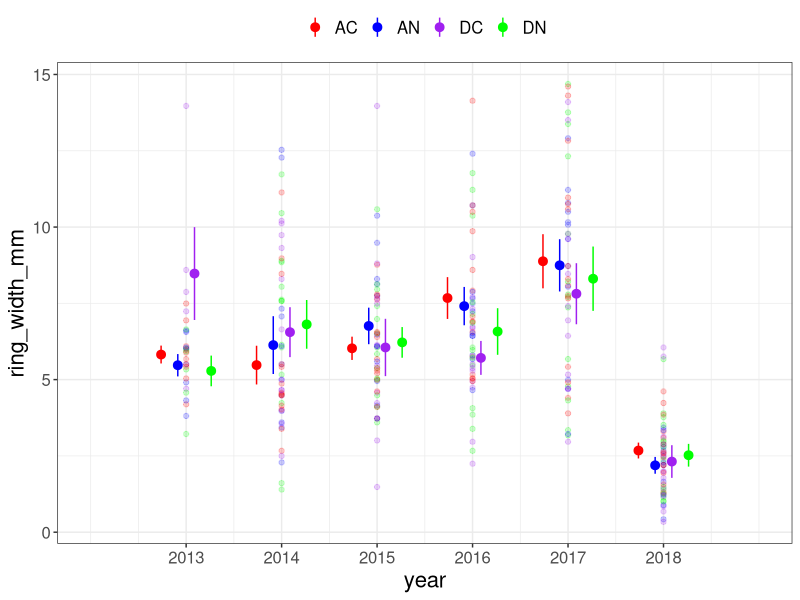
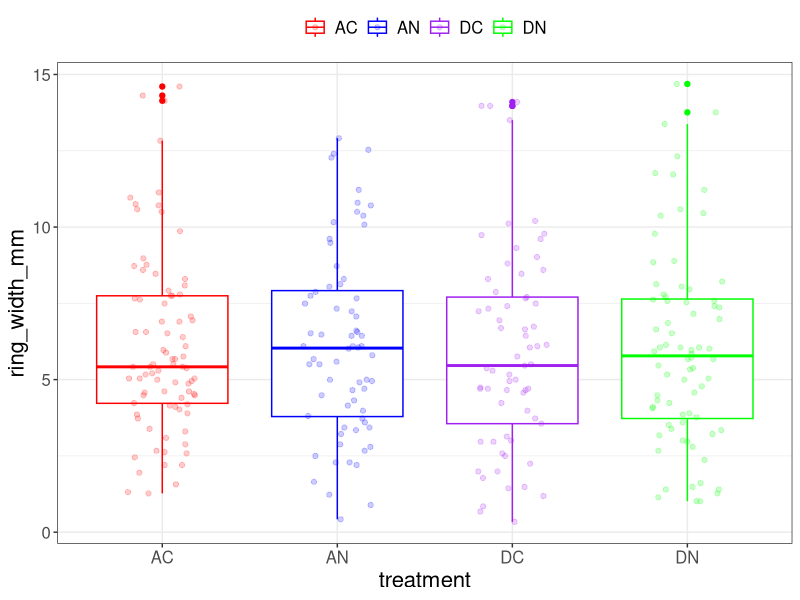

Write R code to recreate these figures, in order. (Note: this script raises an error after producing the figures.)
## doing tree ring width analysis

library(plyr); library(dplyr);
library(readr)
library(stringi)
library(ggplot2)
library(stringr)
library(readxl)

theme_set(theme_bw())

def_theme <- theme(legend.title = element_blank(),
                   legend.text = element_text(size = 12),
                   legend.position = "top",
                   axis.text = element_text(size = 12),
                   axis.title = element_text(size = 16),
                   plot.title = element_text(size = 28))

treatment_color <- scale_color_manual(values = c("red","blue","purple","green"))

year_color <- scale_color_manual(values = c("red","blue","purple","green"))

scaleFUN <- function(x) sprintf("%.0f", x)

#### NEW measuRING data ####

cross1_data <- read_csv("tree_rings/data/cross1_data_post66.csv")
#View(cross1_data)
summary(cross1_data)

#filter(cross1_data, is.na(ring_width_mm))

cross1_data$cs_id[cross1_data$cs_id=="2-G1_AN_crossSection1"] <- "7-G_AC_crossSection1"
cross1_data$cs_id[cross1_data$cs_id=="2-G2_AN_crossSection1"] <- "2-G_AN_crossSection1"
cross1_data$cs_id[cross1_data$cs_id=="2-B_AN_crossSection1"] <- "7-B_AC_crossSection1"
cross1_data$cs_id[cross1_data$cs_id=="2-M_AN_crossSection1"] <- "7-M_AC_crossSection1"

cross1_data <- cross1_data %>% 
  filter(cs_id !="30-B_DC_crossSection1")

cross1_data <- cross1_data %>% 
  mutate(treatment = case_when(grepl("AC", cs_id) ~ "AC",
                               grepl("AN", cs_id) ~ "AN",
                               grepl("DC", cs_id) ~ "DC",
                               grepl("DN", cs_id) ~ "DN"),
         Plot = substr(cross1_data$cs_id, 1, 2) %>% 
           str_replace(., "-", ""),
         Ind. = substr(cross1_data$cs_id, 3, 4) %>% 
           str_replace(., "[_-]" , ""))
         
# cross1_data_good <- cross1_data %>% 
#   filter(between(year, 2015, 2017))
# 
# cross1_most_accurate <- ggplot(cross1_data_good, aes(year, ring_width_mm, color = treatment)) +
#   geom_point(alpha = 0.2) + 
#   #scale_x_continuous(labels = scaleFUN) +
#   scale_x_continuous(limits = c(2014, 2018), breaks = c(2014, 2015, 2016, 2017, 2018)) +
#   stat_summary(fun.data = "mean_se", geom = "pointrange", 
#                position = position_dodge(width = 0.7)) +
#   treatment_color +
#   def_theme +
#   NULL
# 
# ggsave(plot = cross1_most_accurate, height = 5, width = 10, "tree_rings/figures/width_crossSection1_best_data.png")

cross1_all_time <- ggplot(cross1_data, aes(year, ring_width_mm, color = treatment)) +
  geom_point(alpha = 0.2) + 
  #scale_x_continuous(labels = scaleFUN) +
  scale_x_continuous(limits = c(2012, 2019), breaks = c(2013, 2014, 2015, 2016, 2017, 2018)) +
  stat_summary(fun.data = "mean_se", geom = "pointrange", 
               position = position_dodge(width = 0.7)) +
  treatment_color +
  def_theme +
  NULL

ggsave(plot = cross1_all_time, height = 5, width = 10, "tree_rings/figures/width_crossSection1_all_time.png")

cross1_all_time_boxplot <- ggplot(cross1_data, aes(treatment, ring_width_mm, color = treatment)) +
  geom_boxplot(outlier.alpha = 1) +
  geom_point(alpha = 0.2, position= position_jitterdodge()) +
  #stripchart(ring_width_mm~year, data = cross1_data, vertical = T, method = "jitter") +
  #scale_x_continuous(labels = scaleFUN) +
  #scale_x_continuous(limits = c(2012, 2019), breaks = c(2013, 2014, 2015, 2016, 2017, 2018)) +
  #stat_summary(fun.data = "mean_se", geom = "pointrange", 
               #position = position_dodge(width = 0.7)) +
  treatment_color +
  #facet_grid(.~year) +
  def_theme +
  NULL

ggsave(plot = cross1_all_time_boxplot, height = 5, width = 10, "tree_rings/figures/width_crossSection1_boxplot.png")


filter(cross1_data, is.na(ring_width_mm) & year == 2015)
filter(cross1_data, ring_width_mm > 13)
filter(cross1_data, cs_id=="30-B_DC_crossSection1")

cross1_data %>% 
  group_by(treatment) %>% 
  summarise(count = length(treatment)/6)

bivens_trees <- read_csv("tree_rings/data/bivenstree.csv")

bivens_treatments <- read_csv("tree_rings/data/Bivens.treatments.csv")

left_join(bivens_trees, bivens_treatments, by = c("Plot"="Plot"))

# bivens_trees <- bivens_trees %>% 
#   filter(dbh_cm, !is.na(dbh_cm)) %>% 
#   filter(diam1_mm, !is.na(diam1_mm)) %>% 
#   filter(treatment, !is.na(treatment))

summary(bivens_trees)

tree_dbh_trt <- ggplot(bivens_trees, aes(treatment, dbh_cm, color = treatment)) +
  geom_point(alpha = 0.1) + 
  #scale_x_continuous(labels = scaleFUN) +
  #scale_x_continuous(limits = c(2012, 2019), breaks = c(2013, 2014, 2015, 2016, 2017, 2018)) +
  stat_summary(fun.data = "mean_se", geom = "pointrange", 
               position = position_dodge(width = 0.7)) +
  treatment_color +
  def_theme +
  NULL
n_ch
tree_diam_trt <- ggplot(bivens_trees, aes(treatment, diam2_mm, color = treatment)) +
  geom_point(alpha = 0.25, position = "jitter") + 
  #scale_x_continuous(labels = scaleFUN) +
  #scale_x_continuous(limits = c(2012, 2019), breaks = c(2013, 2014, 2015, 2016, 2017, 2018)) +
  scale_x_discrete(breaks = c("AC", "AN", "DC", "DN")) +
  stat_summary(fun.data = "mean_se", geom = "pointrange", 
               position = position_dodge(width = 0.7)) +
  treatment_color +
  def_theme +
  NULL

ggsave(plot = tree_diam_trt, height = 5, width = 10, "tree_rings/figures/tree_diam_trt.png")

###### keep tree_diam_time #####
bivens_soil <- read_excel("tree_rings/data/BivensSoilMoisture2013_2017.xlsx")

bivens_soil$Date <- as.Date(bivens_soil$Date, format = "%Y%m%d")

bivens_soil <- bivens_soil[-c(6:16384)]

bivens_soil <- bivens_soil %>%
  mutate(Plot = as.character(Plot)) %>% 
  mutate(year = lubridate::year(Date)) %>% 
  mutate(month = lubridate::month(Date))

bivens_soil <- bivens_soil %>% 
  mutate(Treatment = case_when(Treatment=="A" ~ "AN",
                               Treatment=="D" ~ "DN",
                               TRUE ~ Treatment))

soil_summary_treatment <- bivens_soil %>% 
  group_by(Treatment) %>% 
  summarise(average_vwc = mean(percent_VWC,
                               na.rm = T))

cross1_summary <- cross1_data %>% 
  group_by(Plot, year, treatment) %>% 
  summarise(average_RW_mm = mean(ring_width_mm, na.rm = T))

soil_rw_treatment <- left_join(cross1_summary, soil_summary_treatment, by = c("year", "treatment"="Treatment"))

soil_summary_plot <- bivens_soil %>%
  filter(between(month,3,9)) %>% 
  group_by(Plot, Treatment, year) %>% 
  summarise(average_vwc = mean(percent_VWC,
                               na.rm = T)) 
  
soil_rw_plot <- left_join(cross1_summary, soil_summary_plot, by = c("Plot", "year", "treatment"="Treatment"))

soil_summary_plot <- soil_summary_plot %>% 
  filter(between(year,2014,2017)) 

soil_all_time <- ggplot(soil_summary_plot, aes(Treatment, average_vwc, color = Treatment)) +
  geom_point(alpha = 0.3, size = 1.85) + 
  #scale_x_continuous(labels = scaleFUN) +
  #scale_x_continuous(limits = c(2013, 2018), breaks = c(2014, 2015, 2016, 2017)) +
  stat_summary(fun.data = "mean_se", geom = "pointrange", 
               position = position_dodge(width = 0.7)) +
  treatment_color +
  #facet_grid(.~Treatment) +
  def_theme +
  NULL

soil_all_time_boxplot <- ggplot(soil_summary_plot, aes(Treatment, average_vwc, color = Treatment)) +
  geom_boxplot(outlier.alpha = 1) +
  geom_point(position= position_jitterdodge(), alpha = 0.2) +
  #scale_x_continuous(labels = scaleFUN) +
  #scale_x_continuous(limits = c(2012, 2019), breaks = c(2013, 2014, 2015, 2016, 2017, 2018)) +
  #stat_summary(fun.data = "mean_se", geom = "pointrange", 
  #position = position_dodge(width = 0.7)) +
  treatment_color +
  facet_grid(.~year) +
  def_theme +
  NULL

ggsave(plot = soil_all_time_boxplot, height = 5, width = 10, "tree_rings/figures/soil_all_time_boxplot.png")

###### make box plot, keep. also do boxplot for ring widths ####

soil_rw_plot_2015 <- soil_rw_plot %>% 
  filter(year==2015)

soil_rw_plot_2015_figure <- ggplot(soil_rw_plot_2015, aes(average_vwc, average_RW_mm, color = treatment)) +
  geom_point(alpha = 1, size = 1.5) + 
  #stat_summary(fun.data = "mean_se", geom = "pointrange", 
               #position = position_dodge(width = 0.7)) +
  treatment_color +
  #def_theme +
  NULL

rw_soil_trees <- left_join(cross1_data, soil_summary_plot, by = c("year", "treatment"="Treatment", "Plot"))

rw_soil_trees_AN <- rw_soil_trees %>% 
  filter(between(year,2014,2017)) %>% 
  filter(treatment=="AN")

rw_soil_trees_DN <- rw_soil_trees %>% 
  filter(between(year,2014,2017)) %>% 
  filter(treatment=="DN")

rw_soil_trees_AC <- rw_soil_trees %>% 
  filter(between(year,2014,2017)) %>% 
  filter(treatment=="AC")

rw_soil_trees_DC <- rw_soil_trees %>% 
  filter(between(year,2014,2017)) %>% 
  filter(treatment=="DC")

rw_diam_soil_density
##### keep maybe use treatment or treatment/year facet #####

rw_soil_trees_AN_figure <- ggplot(rw_soil_trees_AN, aes(average_vwc, ring_width_mm, color = as.factor(year))) +
  geom_point(alpha = 1, size = 1.5) + 
  geom_smooth(data = filter(rw_soil_trees_AN, year==2017), aes(linetype = treatment), se = F, method = "lm") + 
  geom_smooth(data = filter(rw_soil_trees_AN, year==2016), aes(linetype = treatment), se = F, method = "lm") +
  geom_smooth(data = filter(rw_soil_trees_AN, year==2015), aes(linetype = treatment), se = F, method = "lm") +
  geom_smooth(data = filter(rw_soil_trees_AN, year==2014), aes(linetype = treatment), se = F, method = "lm") +
  scale_x_continuous(0, 35) +
  scale_y_continuous(0, 15) +
  year_color +
  def_theme +
  NULL


rw_soil_trees_AN_figure <- ggplot(rw_soil_trees_AN, aes(average_vwc, ring_width_mm, color = as.factor(year))) +
  geom_point(alpha = 1, size = 1.5) + 
  geom_smooth(data = filter(rw_soil_trees_AN, year==2017), aes(linetype = treatment), se = F, method = "lm") + 
  geom_smooth(data = filter(rw_soil_trees_AN, year==2016), aes(linetype = treatment), se = F, method = "lm") +
  geom_smooth(data = filter(rw_soil_trees_AN, year==2015), aes(linetype = treatment), se = F, method = "lm") +
  geom_smooth(data = filter(rw_soil_trees_AN, year==2014), aes(linetype = treatment), se = F, method = "lm") +
  year_color +
  scale_x_continuous(limits = c(0, 35)) +
  scale_y_continuous(limits = c(0, 15)) +
  def_theme +
  NULL

rw_soil_trees_DN_figure <- ggplot(rw_soil_trees_DN, aes(average_vwc, ring_width_mm, color = as.factor(year))) +
  geom_point(alpha = 1, size = 1.5) + 
  geom_smooth(data = filter(rw_soil_trees_DN, year==2017), aes(linetype = treatment), se = F, method = "lm") + 
  geom_smooth(data = filter(rw_soil_trees_DN, year==2016), aes(linetype = treatment), se = F, method = "lm") +
  geom_smooth(data = filter(rw_soil_trees_DN, year==2015), aes(linetype = treatment), se = F, method = "lm") +
  geom_smooth(data = filter(rw_soil_trees_DN, year==2014), aes(linetype = treatment), se = F, method = "lm") +
  year_color +
  scale_x_continuous(limits = c(0, 35)) +
  scale_y_continuous(limits = c(0, 15)) +
  def_theme +
  NULL

rw_soil_trees_AC_figure <- ggplot(rw_soil_trees_AC, aes(average_vwc, ring_width_mm, color = as.factor(year))) +
  geom_point(alpha = 1, size = 1.5) + 
  geom_smooth(data = filter(rw_soil_trees_AC, year==2017), aes(linetype = treatment), se = F, method = "lm") + 
  geom_smooth(data = filter(rw_soil_trees_AC, year==2016), aes(linetype = treatment), se = F, method = "lm") +
  geom_smooth(data = filter(rw_soil_trees_AC, year==2015), aes(linetype = treatment), se = F, method = "lm") +
  geom_smooth(data = filter(rw_soil_trees_AC, year==2014), aes(linetype = treatment), se = F, method = "lm") +
  year_color +
  scale_x_continuous(limits = c(0, 35)) +
  scale_y_continuous(limits = c(0, 15)) +
  def_theme +
  NULL

rw_soil_trees_DC_figure <- ggplot(rw_soil_trees_DC, aes(average_vwc, ring_width_mm, color = as.factor(year))) +
  geom_point(alpha = 1, size = 1.5) + 
  geom_smooth(data = filter(rw_soil_trees_DC, year==2017), aes(linetype = treatment), se = F, method = "lm") + 
  geom_smooth(data = filter(rw_soil_trees_DC, year==2016), aes(linetype = treatment), se = F, method = "lm") +
  geom_smooth(data = filter(rw_soil_trees_DC, year==2015), aes(linetype = treatment), se = F, method = "lm") +
  geom_smooth(data = filter(rw_soil_trees_DC, year==2014), aes(linetype = treatment), se = F, method = "lm") +
  year_color +
  scale_x_continuous(limits = c(0, 35)) +
  scale_y_continuous(limits = c(0, 15)) +
  def_theme +
  NULL

##### making 4 panel figure of treatment by year #####

rw_soil_treatment_panels <- cowplot::plot_grid(rw_soil_trees_AN_figure, rw_soil_trees_DN_figure, rw_soil_trees_AC_figure, rw_soil_trees_DC_figure, ncol = 2)

###### calculating yearly diameters from ring widths #####

cross1_data
bivens_trees_specs <- bivens_trees %>%
  mutate(Plot = as.character(Plot)) %>% 
  select(c(1,2,3,4,8,9,10,11,12))

calculating_diameter <- left_join(cross1_data, bivens_trees_specs)
# calculating_diameter %>% 
#   select(year, Plot, Ind., ring_width_mm, diam2_mm) %>% 
#   tidyr::spread(year, ring_width_mm) %>% 
#   tidyr::gather(year, ring_width_mm, c(-Plot, -Ind.))

calculating_diameter <- calculating_diameter %>% 
  select(year, Plot, Ind., treatment, ring_width_mm, diam2_mm) %>% 
  tidyr::spread(year, ring_width_mm) %>% 
  mutate(diam_mm_2018 = diam2_mm,
         diam_mm_2017 = diam_mm_2018-2*`2018`,
         diam_mm_2016 = diam_mm_2017-2*`2017`,
         diam_mm_2015 = diam_mm_2016-2*`2016`,
         diam_mm_2014 = diam_mm_2015-2*`2015`) %>% 
  mutate(`2018` = diam_mm_2018,
         `2017` = diam_mm_2017,
         `2016` = diam_mm_2016,
         `2015` = diam_mm_2015,
         `2014` = diam_mm_2014) %>% 
  select(Plot:`2018`, -diam2_mm) %>%
  tidyr::gather(year, diameter, c(-Plot, -Ind., -treatment))

calculating_diameter <- calculating_diameter %>% 
  mutate(year = as.integer(year))

rw_diameter_data <- left_join(cross1_data, calculating_diameter)

rw_diameter_data <- rw_diameter_data %>% 
  filter(year!=2013) %>%
  filter(year!=2018) %>%
  mutate(rw_diam_ratio = ring_width_mm/diameter,
         Plot = as.integer(Plot))

annual_diameter_figure <- ggplot(rw_diameter_data, aes(year, diameter, color = treatment)) +
  geom_point() +
  treatment_color +
  stat_summary(fun.data = "mean_se", geom = "pointrange", position = position_dodge(width = 0.7)) +
  def_theme +
  NULL

##### same story different trailer park #####

annual_something_figure <- ggplot(rw_diameter_data, aes(diameter, ring_width_mm, color = treatment)) +
  geom_point() +
  geom_smooth(method = "lm", se = F) +
  treatment_color +
  def_theme +
  NULL

#modeling #### 

rw_mod_data <- filter(rw_diam_soil_density, !is.na(ring_width_mm))
rw_diam_mod <- lm(ring_width_mm~diameter, data = rw_mod_data)
summary(rw_diam_mod)
diam_resids <- resid(rw_diam_mod)

#plot(rw_diam_mod)

rw_diam_mod$diam_resids <- diam_resids

rw_mod_data <- left_join(
  rw_mod_data,
  rw_diam_soil_density %>% 
    filter(year==2014) %>% select(Plot, year, Ind., diameter) %>% 
    rename(diam2014 = diameter)
)


m2 <- lm(ring_width_mm~treatment + average_vwc+tree_density + diam2014, data = rw_mod_data)
summary(m2)

mm1 <- lme4::lmer(ring_width_mm ~ average_vwc+ tree_density + diam2014 + (1|Plot), data = rw_mod_data)
summary(mm1)  

rw_diam_soil_density_model_one <- lm(ring_width_mm~average_vwc+tree_density+as.factor(year)+diameter, data = rw_diam_soil_density)
summary(rw_diam_soil_density_model_one)

anova(rw_diam_soil_density_model_one)

#end modeling ####

#View(calculating_diameter) ####

rw_diameter_yearly_2017 <- ggplot(calculating_diameter, aes(diam_mm_2017, rw_mm_2017, color = treatment)) +
  geom_point(size = 1.3) +
  geom_smooth(se = F) +
  treatment_color +
  def_theme +
  NULL

rw_diameter_yearly_2016 <- ggplot(calculating_diameter, aes(diam_mm_2015, rw_mm_2016, color = treatment)) +
  geom_point(size = 1.3) +
  geom_smooth(se = F) +
  treatment_color +
  def_theme +
  NULL 

rw_diameter_yearly_2015 <- ggplot(calculating_diameter, aes(diam_mm_2015, rw_mm_2015, color = treatment)) +
  geom_point(size = 1.3) +
  geom_smooth(se = F) +
  treatment_color +
  def_theme +
  NULL

rw_diameter_yearly_2014 <- ggplot(calculating_diameter, aes(diam_mm_2014, rw_mm_2014, color = treatment)) +
  geom_point(size = 1.3) +
  geom_smooth(se = F) +
  treatment_color +
  def_theme +
  NULL
stop ##### 

#rw_diameter_yearly_cowplot <- cowplot::plot_grid(rw_diameter_yearly_2014,rw_diameter_yearly_2015,rw_diameter_yearly_2016,rw_diameter_yearly_2017, ncol = 2)

tree_density <- bivens_trees %>% 
  group_by(Plot) %>% 
  summarise(tree_density = n_distinct(Ind.))

tree_density_all <- left_join(rw_diameter_data, tree_density)

tree_density_2017 <- tree_density_all %>% 
  filter(year==2017)

rw_diam_soil <- left_join(rw_diameter_data %>% 
                            mutate(Plot= as.character(Plot)), rw_soil_trees)

rw_diam_soil_density <- left_join(rw_diam_soil, tree_density %>% 
                                    mutate(Plot= as.character(Plot)))

tree_density_figure_one <- ggplot(rw_diam_soil_density, aes(average_vwc, tree_density, color = treatment)) +
  geom_point(size = 1.3, alpha = .5) +
  geom_smooth(method = "lm", se = T) +
  #facet_grid(~year) +
  treatment_color +
  def_theme +
  NULL
#drew said this on

density_soil_moisture <- left_join(soil_summary_plot, tree_density %>% 
                                     mutate(Plot = as.character(Plot)))

density_soil_moisture <- density_soil_moisture %>% 
  group_by(Plot, Treatment) %>% 
  summarise(average_vwc = mean(average_vwc),
            tree_density = mean(tree_density, na.rm = T))

tree_density_figure_two <- ggplot(density_soil_moisture, aes(average_vwc, tree_density, color = Treatment)) +
  geom_point(size = 1.3, alpha = .5) +
  geom_smooth(method = "lm", se = T) +
  #facet_grid(~year) +
  treatment_color +
  def_theme +
  NULL

ggsave(plot= tree_density_figure_two, width = 10, height = 6, "tree_rings/figures/tree_density_figure_two.png")

rw_diameter_trt_facet <- rw_diam_soil_density %>% 
  filter(between(year,2014,2017)) %>% 
  mutate(f_year = as.factor(year)) %>% 
  ggplot(aes(diameter, ring_width_mm)) +
  geom_point(aes(color = f_year), alpha = .44, size = 2) +
  geom_smooth(aes(color = f_year), method = "lm", se = F) +
  #treatment_color +
  facet_grid(.~treatment)

ggsave(plot = rw_diameter_trt_facet, width = 25, height = 20, "tree_rings/figures/rw_diameter_trt_facet.png")

rw_soil_facet_trt <- rw_soil_trees %>% 
  filter(between(year,2014,2017)) %>% 
  mutate(f_year = as.factor(year)) %>% 
  ggplot(aes(average_vwc, ring_width_mm)) +
  geom_point(aes(color = year), alpha = .7, size = 2) +
  geom_smooth(method = "lm", se = F) +
  facet_grid(.~treatment) + 
  NULL

ggsave(plot = rw_soil_facet_trt, width = 15, height = 7, "tree_rings/figures/rw_soil_facet_trt.png")

rw_soil_facet_breakdown <- rw_soil_trees %>% 
  filter(between(year,2014,2017)) %>% 
  mutate(f_year = as.factor(year)) %>% 
  ggplot(aes(average_vwc, ring_width_mm)) +
  geom_point(aes(color = year), alpha = .7, size = 2) +
  geom_smooth(method = "lm", se = F) +
  facet_grid(year~treatment) + 
  NULL

ggsave(plot = rw_soil_facet_breakdown, width = 15, height = 8, "tree_rings/figures/rw_soil_facet_breakdown.png")


annual_ratio_figure <- ggplot(rw_diameter_data, aes(year, rw_diam_ratio, color = treatment)) +
  geom_point() +
  treatment_color +
  stat_summary(fun.data = "mean_se", geom = "pointrange", position = position_dodge(width = 0.7)) +
  def_theme +
  NULL
